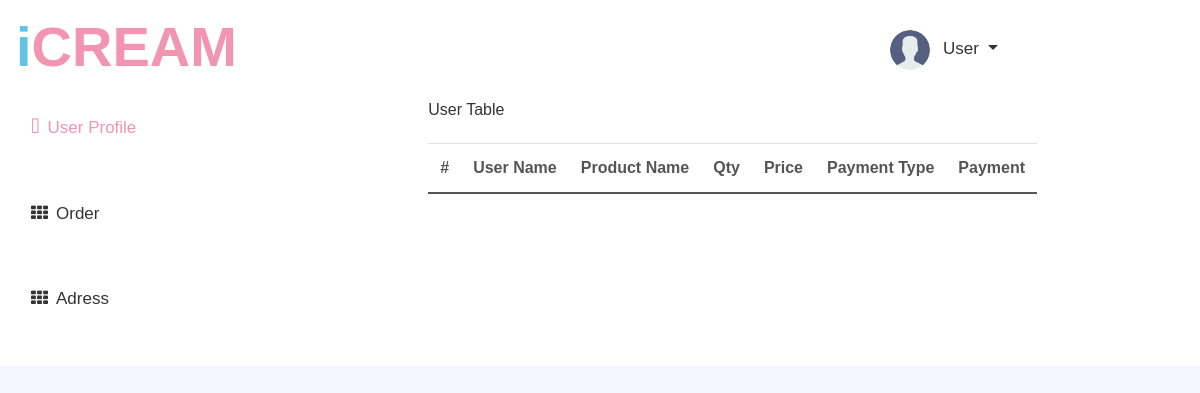
Page /orderproducts/35 on the earlier database version.
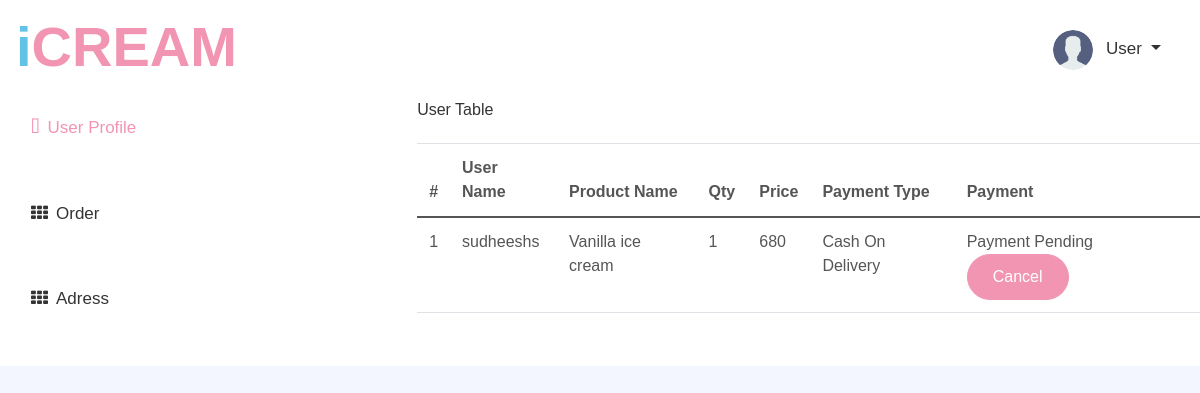
Same page on the later database version.
### payment/models.py (models this page shows, shortened)
class OrderList(models.Model):
    user_id = models.ForeignKey(UserInfo, on_delete=models.CASCADE)
    product_name = models.CharField(max_length=20)
    product_image = models.ImageField(upload_to='orders/', default=None)
    product_price = models.IntegerField(default=None)
    product_discription = models.TextField(default=None)
    order_date = models.DateField(auto_now_add=True)
    order_time = models.TimeField(default=now)
    product_qty = models.IntegerField(default=None)
    product_total = models.IntegerField(default=None)
    is_cancel = models.BooleanField(default=None)
    is_delivered = models.BooleanField(default=None)
    payment_type = models.CharField(max_length=10)
    address = models.ForeignKey(OrderAddress, on_delete=models.CASCADE,default=None)
    is_payment = models.BooleanField(default=None)
    order_pack = models.ForeignKey(OrderPackage, on_delete=models.CASCADE,default=None)

### additional/views.py (the view)
# urls.py: path('orderproducts/<id>',views.orders_all_product,name="orders_all_product"),
def orders_all_product(request,id):
    order_history = OrderList.objects.filter(order_pack_id = id)
    return render(request,'orderproducts.html',{'order_history':order_history})

### additional/templates/orderproducts.html (shortened to what this page needs)
{% extends 'userdashbord.html' %}
{% block content %}
  <div class="bg-light rounded ">
    <h6 class="mb-4">User Table</h6>
    <table class="table display nowrap">
        <thead>
            <tr>
                <th scope="col">#</th>
                <th scope="col">User Name</th>
                <th scope="col">Product Name</th>
                <th scope="col">Qty</th>
                <th scope="col">Price</th>
                <th scope="col">Payment Type</th>
                <th scope="col">Payment</th>
            </tr>
        </thead>
        <tbody>
          {% for item in order_history %}
          {% if not item.is_cancel %}
          <tr>
              <td> {{ forloop.counter }} </td>
              <td> {{ item.user_id.username }} </td>
              <td> {{ item.product_name }} </td>
              <td> {{ item.product_qty }} </td>
              <td> {{ item.product_total }} </td>
              {% if item.payment_type %}
              <td>Cash On Delivery</td>
              {% else %}
              <td>Online Delivery</td>
              {% endif %}
              {% if item.is_payment %}
              <td>Payment Success <button onclick="cancelorder({{item.id}})" class="btn btn-primary" >Cancel</button></td>
              {% else %}
              <td>Payment Pending <button onclick="cancelorder({{item.id}})" class="btn btn-primary" >Cancel</button></td>
              {% endif %}
          </tr>
          {% endif %}
          {% endfor %}
        </tbody>
    </table>
</div>
{% endblock content %}

Differences in the rows shown:
added OrderList: user_id.username "sudheeshs", product_name "Vanilla ice cream", product_qty "1", product_total "680", payment_type "Cash On Delivery"
